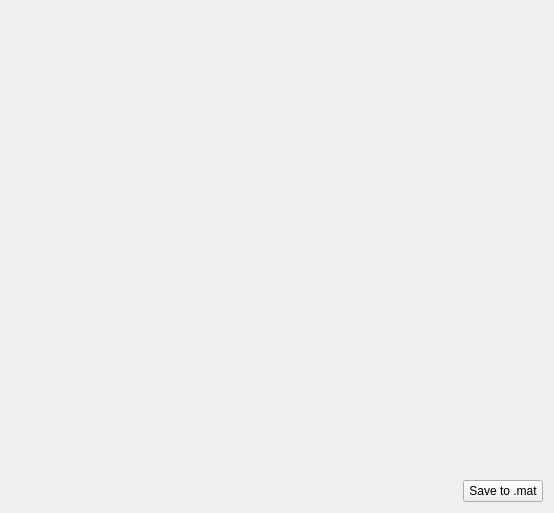
<?xml version="1.0" encoding="UTF-8"?>
<ui version="4.0">
 <class>OutputWidgetUi</class>
 <widget class="QWidget" name="OutputWidgetUi">
  <property name="geometry">
   <rect>
    <x>0</x>
    <y>0</y>
    <width>554</width>
    <height>513</height>
   </rect>
  </property>
  <property name="windowTitle">
   <string>Correlation Matrix</string>
  </property>
  <property name="windowIcon">
   <iconset resource="../../../resources/AnyWave.qrc">
    <normaloff>:/images/AnyWave_icon.png</normaloff>:/images/AnyWave_icon.png</iconset>
  </property>
  <layout class="QVBoxLayout" name="verticalLayout" stretch="1,0">
   <item>
    <widget class="QwtPlot" name="plot" native="true"/>
   </item>
   <item>
    <layout class="QHBoxLayout" name="horizontalLayout">
     <item>
      <spacer name="horizontalSpacer">
       <property name="orientation">
        <enum>Qt::Horizontal</enum>
       </property>
       <property name="sizeHint" stdset="0">
        <size>
         <width>40</width>
         <height>20</height>
        </size>
       </property>
      </spacer>
     </item>
     <item>
      <widget class="QPushButton" name="buttonSaveToMat">
       <property name="text">
        <string>Save to .mat</string>
       </property>
      </widget>
     </item>
    </layout>
   </item>
  </layout>
 </widget>
 <layoutdefault spacing="6" margin="11"/>
 <customwidgets>
  <customwidget>
   <class>QwtPlot</class>
   <extends>QWidget</extends>
   <header location="global">qwt_plot.h</header>
   <container>1</container>
  </customwidget>
 </customwidgets>
 <resources>
  <include location="../../../resources/AnyWave.qrc"/>
 </resources>
 <connections>
  <connection>
   <sender>buttonSaveToMat</sender>
   <signal>clicked()</signal>
   <receiver>OutputWidgetUi</receiver>
   <slot>saveToMat()</slot>
   <hints>
    <hint type="sourcelabel">
     <x>518</x>
     <y>488</y>
    </hint>
    <hint type="destinationlabel">
     <x>276</x>
     <y>477</y>
    </hint>
   </hints>
  </connection>
 </connections>
 <slots>
  <slot>saveToMat()</slot>
 </slots>
</ui>
